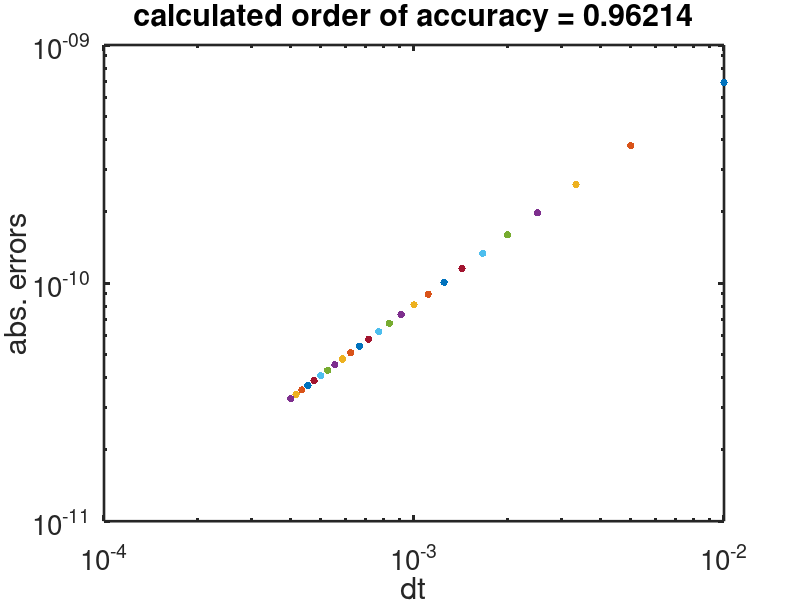

Source code (MATLAB):
% Exercise m-file template.
% Template for students
%--------------------------------
% Investigating the order of accuracy for some common 
% numerical schemes for ODES.
% Numerically solving the ODE
% du/dt=alpha*u

set(0,'defaultaxesfontsize',20,'defaultaxeslinewidth',1.9, ...
    'defaultlinelinewidth',2.5,'defaultpatchlinewidth',1.9)

clear all;  % clearing variables from workspace
close all;  % closing figure windows
format long; % display all the decimal places

alpha=-4.;  % suggested alpha
finaltime=5.;  % suggested final time
dtvect=[];  % declaring two empty matrices to store dt's and errors  
errorvect=[];

for ndt=2:2:50  % loop for different timestep sizes
 u0=1.;  % initial condition
 u=u0;  % set first value of u to u0
 dt=0.02/ndt;  % timestep sizes
 itimelast=round(finaltime/dt);  % total number of timesteps required

 for itime=0:itimelast-1  % timestepping loop
  switch 1  % use switch to choose which case to run
   case 1  %Explicit Euler
    u=u+dt*(alpha*u);  
   case 2  %Heun
%BEGIN: WRITE YOUR CODE HERE, time-marching in u  
    
%END
   case 3  %Midpoint method
%BEGIN: WRITE YOUR CODE HERE, time-marching in u
  
%END
  end  
  t=dt*(itime+1);  %advance to next time instant
  exact=exp(alpha*t)*u0;  %the exact solution to the ODE
  error=abs(u-exact);
 end  
  figure(1)
  loglog(dt,error,'.','MarkerSize',16)  %plotting errors against dt 
  hold on;
% store dt and final error to dt_vect and error_vect respectively
  dtvect=[dtvect; dt]; errorvect=[errorvect; error];
end
hold off;
 
p=polyfit(log10(dtvect),log10(errorvect),1);  %finding gradient of the points in figure 1
title(['calculated order of accuracy = ',num2str(p(1))]);  %print it out as title
xlabel('dt');
ylabel('abs. errors');
